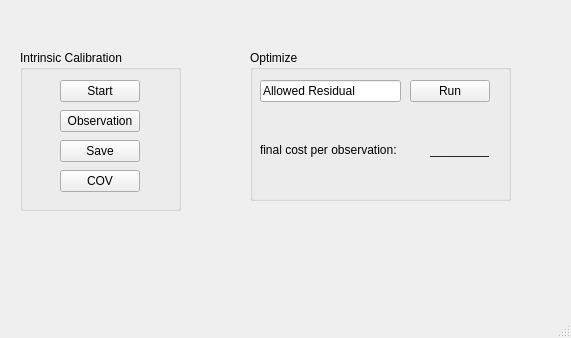
<?xml version="1.0" encoding="UTF-8"?>
<ui version="4.0">
 <class>MainWindowDesign</class>
 <widget class="QMainWindow" name="MainWindowDesign">
  <property name="geometry">
   <rect>
    <x>0</x>
    <y>0</y>
    <width>571</width>
    <height>338</height>
   </rect>
  </property>
  <property name="windowTitle">
   <string>QRosApp</string>
  </property>
  <property name="windowIcon">
   <iconset resource="../resources/images.qrc">
    <normaloff>:/images/icon.png</normaloff>:/images/icon.png</iconset>
  </property>
  <property name="locale">
   <locale language="English" country="Australia"/>
  </property>
  <widget class="QWidget" name="centralwidget">
   <widget class="QGroupBox" name="groupBox">
    <property name="geometry">
     <rect>
      <x>20</x>
      <y>50</y>
      <width>161</width>
      <height>161</height>
     </rect>
    </property>
    <property name="autoFillBackground">
     <bool>false</bool>
    </property>
    <property name="title">
     <string>Intrinsic Calibration</string>
    </property>
    <widget class="QPushButton" name="obsButton">
     <property name="geometry">
      <rect>
       <x>40</x>
       <y>60</y>
       <width>80</width>
       <height>22</height>
      </rect>
     </property>
     <property name="text">
      <string>Observation</string>
     </property>
    </widget>
    <widget class="QPushButton" name="saveButton">
     <property name="geometry">
      <rect>
       <x>40</x>
       <y>90</y>
       <width>80</width>
       <height>22</height>
      </rect>
     </property>
     <property name="text">
      <string>Save</string>
     </property>
    </widget>
    <widget class="QPushButton" name="covButton">
     <property name="geometry">
      <rect>
       <x>40</x>
       <y>120</y>
       <width>80</width>
       <height>22</height>
      </rect>
     </property>
     <property name="text">
      <string>COV</string>
     </property>
    </widget>
    <widget class="QPushButton" name="startButton">
     <property name="geometry">
      <rect>
       <x>40</x>
       <y>30</y>
       <width>80</width>
       <height>22</height>
      </rect>
     </property>
     <property name="text">
      <string>Start</string>
     </property>
    </widget>
   </widget>
   <widget class="QGroupBox" name="groupBox_2">
    <property name="geometry">
     <rect>
      <x>250</x>
      <y>50</y>
      <width>261</width>
      <height>151</height>
     </rect>
    </property>
    <property name="title">
     <string>Optimize</string>
    </property>
    <widget class="QLineEdit" name="allowed_residual_">
     <property name="geometry">
      <rect>
       <x>10</x>
       <y>30</y>
       <width>141</width>
       <height>22</height>
      </rect>
     </property>
     <property name="inputMask">
      <string/>
     </property>
     <property name="text">
      <string>Allowed Residual</string>
     </property>
    </widget>
    <widget class="QPushButton" name="runButton">
     <property name="geometry">
      <rect>
       <x>160</x>
       <y>30</y>
       <width>80</width>
       <height>22</height>
      </rect>
     </property>
     <property name="text">
      <string>Run</string>
     </property>
    </widget>
    <widget class="QLabel" name="final_label">
     <property name="geometry">
      <rect>
       <x>10</x>
       <y>90</y>
       <width>171</width>
       <height>20</height>
      </rect>
     </property>
     <property name="text">
      <string>final cost per observation:</string>
     </property>
    </widget>
    <widget class="QLabel" name="final_resid_lb_">
     <property name="geometry">
      <rect>
       <x>180</x>
       <y>90</y>
       <width>59</width>
       <height>20</height>
      </rect>
     </property>
     <property name="text">
      <string>_________</string>
     </property>
    </widget>
   </widget>
  </widget>
  <widget class="QStatusBar" name="statusbar"/>
  <action name="action_Quit">
   <property name="text">
    <string>&amp;Quit</string>
   </property>
   <property name="shortcut">
    <string>Ctrl+Q</string>
   </property>
   <property name="shortcutContext">
    <enum>Qt::ApplicationShortcut</enum>
   </property>
  </action>
  <action name="action_Preferences">
   <property name="text">
    <string>&amp;Preferences</string>
   </property>
  </action>
  <action name="actionAbout_Qt">
   <property name="text">
    <string>About &amp;Qt</string>
   </property>
  </action>
  <action name="actionAbout">
   <property name="text">
    <string>&amp;About</string>
   </property>
  </action>
 </widget>
 <resources>
  <include location="../resources/images.qrc"/>
 </resources>
 <connections>
  <connection>
   <sender>action_Quit</sender>
   <signal>triggered()</signal>
   <receiver>MainWindowDesign</receiver>
   <slot>close()</slot>
   <hints>
    <hint type="sourcelabel">
     <x>-1</x>
     <y>-1</y>
    </hint>
    <hint type="destinationlabel">
     <x>399</x>
     <y>299</y>
    </hint>
   </hints>
  </connection>
 </connections>
</ui>
